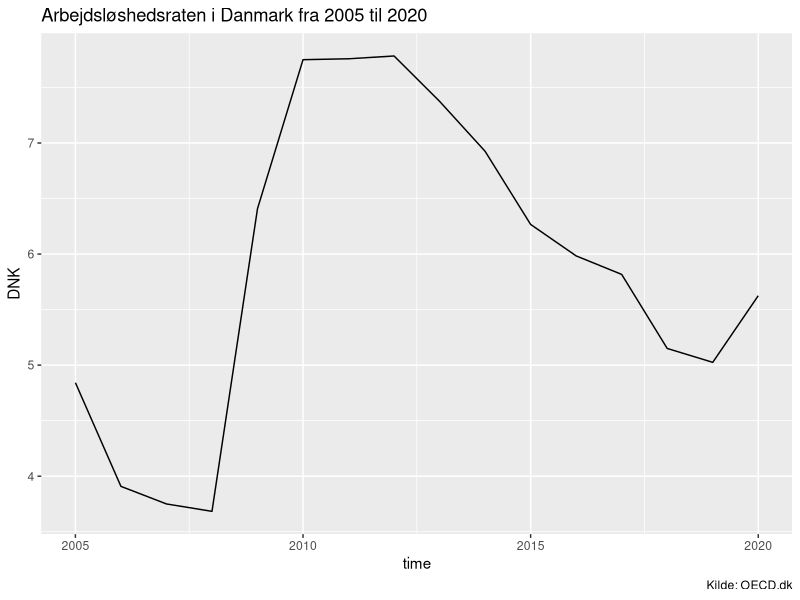

Write R code to recreate this figure.
## ---- chunk 1
library(readxl)
library(tidyverse)
OECD_data <- read_excel("OECD data.xlsx")
glimpse(OECD_data)

## ---- chunk 2
names(OECD_data) <- tolower(names(OECD_data))
## ---- chunk 3
OECD_data %>%
  count(location)
## ---- chunk 4
DK_dat = OECD_data %>% 
  select(location, value, time) %>%
  filter(location == "DNK") %>%
  rename(dk_value = value)

DEU_dat = OECD_data %>% 
  select(location, value, time) %>%
  filter(location == "DEU") %>%
  rename(deu_value = value)

USA_dat = OECD_data %>% 
  select(location, value, time) %>%
  filter(location == "USA") %>%
  rename(usa_value = value)

option_a_data = DK_dat %>%
  left_join(DEU_dat, by = c("time")) %>%
  left_join(USA_dat, by = c("time")) %>%
  select(time,dk_value, deu_value, usa_value)
  
## ---- chunk 5
option_b_data = OECD_data %>% 
  select(location, value, time) %>%
  pivot_wider(names_from = location, values_from = value)
## ---- chunk 6
option_b_data
## ---- chunk 7
data_ts = option_b_data %>% 
  select(-time) %>%
  ts(start = c(2005), frequency = 1) 
## ---- chunk 8
ggplot(option_b_data, aes(x = time ,y = DNK)) + # angiver det datasæt, vi ønsker at plotte fra
# samt hvad der skal være på x og y akserne
geom_line() + # vi ønsker at lave et linjeplot
labs(title = "Arbejdsløshedsraten i Danmark fra 2005 til 2020",
caption = "Kilde: OECD.dk")
